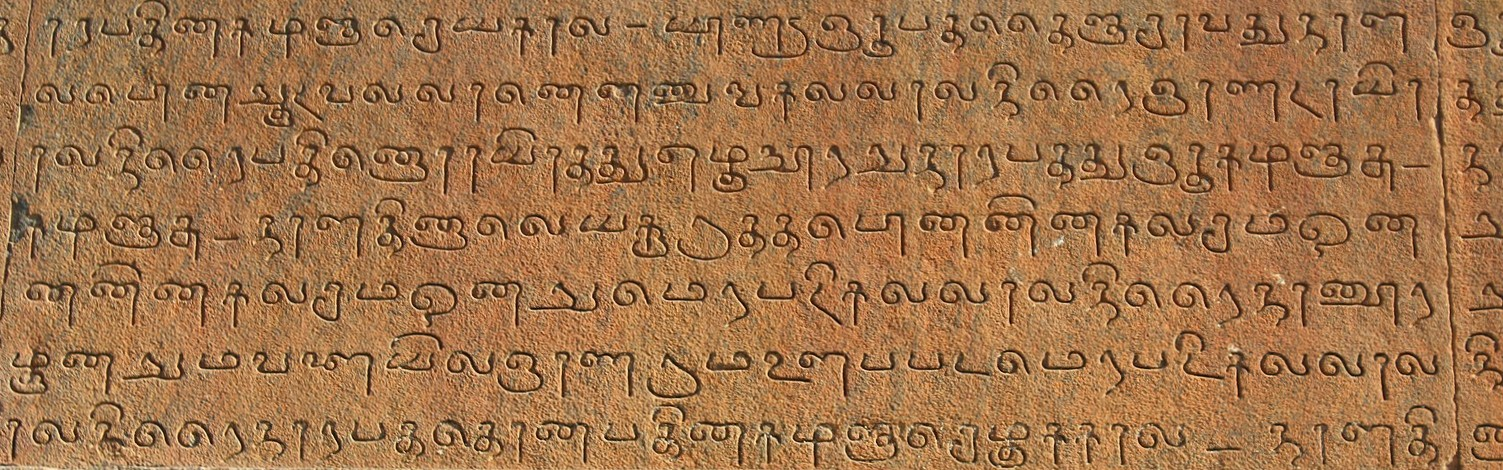
#> input picture test_images/11.jpg.jpeg, 1503 x 470 px; its folder holds only this picture in this run
$ python test_images.py
#> lines starting #> are read from the running program, lines starting #| are printed output that depends on the picture
import os
import glob
import numpy as np
import torch
import torch.nn as nn
import torch.nn.functional as F
from PIL import Image
import matplotlib.pyplot as plt

from skimage import filters, morphology, measure
from skimage.filters import threshold_sauvola
from scipy import ndimage


# ============================================================
# Neural Network
# ============================================================

class StoneEnhancer(nn.Module):

    def __init__(self):
        super(StoneEnhancer, self).__init__()

        self.conv1 = nn.Conv2d(1, 32, 3, padding=1)
        self.conv2 = nn.Conv2d(32, 32, 3, padding=1)
        self.conv3 = nn.Conv2d(32, 1, 3, padding=1)

    def forward(self, x):

        x1 = F.relu(self.conv1(x))
        x2 = F.relu(self.conv2(x1))
        noise = self.conv3(x2)

        return x - noise


def initialize_weights(model):

    for m in model.modules():

        if isinstance(m, nn.Conv2d):

            nn.init.xavier_uniform_(m.weight)

            if m.bias is not None:
                nn.init.zeros_(m.bias)


# ============================================================
# Character Normalization
# ============================================================

def normalize_character(char_img, size=64):

    h, w = char_img.shape
    max_dim = max(h, w)

    canvas = np.zeros((max_dim, max_dim), dtype=np.uint8)

    y_offset = (max_dim - h) // 2
    x_offset = (max_dim - w) // 2

    canvas[y_offset:y_offset+h, x_offset:x_offset+w] = char_img

    char_pil = Image.fromarray(canvas)
    char_pil = char_pil.resize((size, size), Image.BILINEAR)

    return np.array(char_pil)


# ============================================================
# Processing Pipeline
# ============================================================

def process_image(image_path,
                  output_dir,
                  cleaned_dataset_dir,
                  char_dataset_dir):

#> called with image_path = 'test_images/11.jpg.jpeg', output_dir = 'test_images_output/11.jpg', cleaned_dataset_dir = 'test_images_cleaned', char_dataset_dir = 'extracted_characters'
    os.makedirs(output_dir, exist_ok=True)
    os.makedirs(cleaned_dataset_dir, exist_ok=True)
    os.makedirs(char_dataset_dir, exist_ok=True)

    image_name = os.path.splitext(os.path.basename(image_path))[0]

    print("Processing:", image_name)

    image = Image.open(image_path).convert("L")
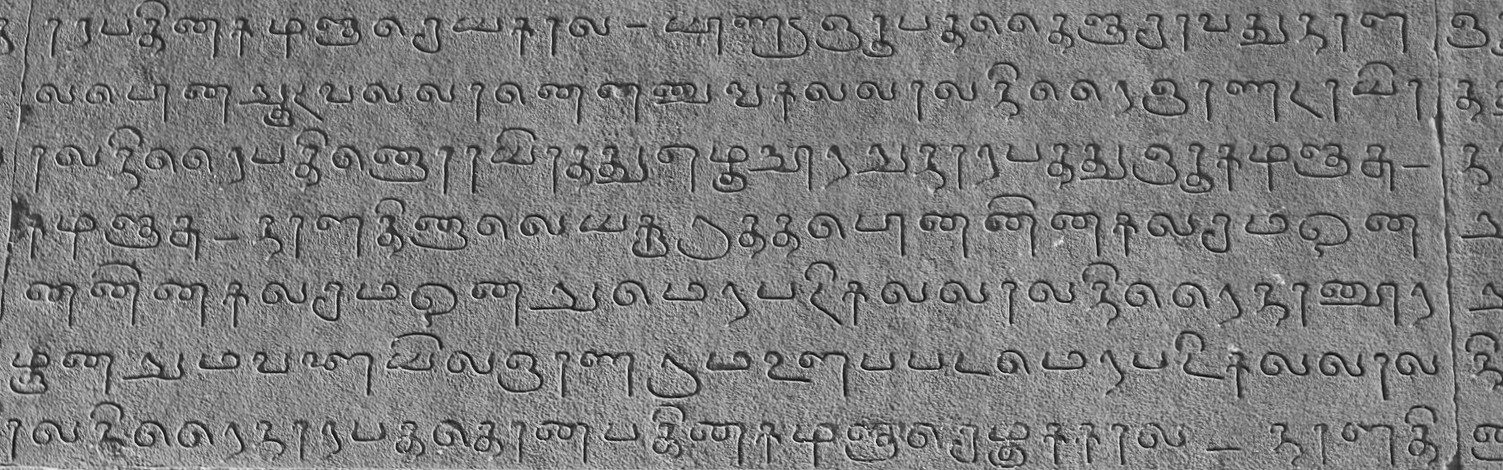
#> image: PIL image 1503x470 L; min 6, max 244, mean 124.4
    image_np = np.array(image) / 255.0

    Image.fromarray((image_np * 255).astype(np.uint8)).save(
        f"{output_dir}/step_01_original.jpg"
    )

    tensor_img = torch.tensor(image_np).unsqueeze(0).unsqueeze(0).float()

    model = StoneEnhancer()
    initialize_weights(model)
    model.eval()

    with torch.no_grad():
        enhanced = model(tensor_img)

    enhanced_np = enhanced.squeeze().numpy()
    enhanced_np = np.clip(enhanced_np, 0, 1)

    Image.fromarray((enhanced_np * 255).astype(np.uint8)).save(
        f"{output_dir}/step_03_nn_enhanced.jpg"
    )

    smoothed = filters.gaussian(enhanced_np, sigma=1.5)

    Image.fromarray((smoothed * 255).astype(np.uint8)).save(
        f"{output_dir}/step_04_smoothed.jpg"
    )

    thresh = threshold_sauvola(smoothed, window_size=75, k=0.15)

    binary = smoothed < thresh

    Image.fromarray((binary * 255).astype(np.uint8)).save(
        f"{output_dir}/step_05_binary.jpg"
    )

    cleaned = morphology.remove_small_objects(binary, min_size=60)
    cleaned = morphology.closing(cleaned, morphology.disk(1))

    cleaned_img = (cleaned * 255).astype(np.uint8)

    Image.fromarray(cleaned_img).save(
        f"{output_dir}/step_06_cleaned.jpg"
    )

    Image.fromarray(cleaned_img).save(
        f"{cleaned_dataset_dir}/{image_name}_cleaned.png"
    )

    # =====================================================
    # Bounding Boxes
    # =====================================================

    labeled, num_features = ndimage.label(cleaned)
    regions = measure.regionprops(labeled)

    fig, ax = plt.subplots(figsize=(10, 10))
    ax.imshow(cleaned, cmap="gray")

    char_count = 0

    areas = [r.area for r in regions]

    if areas:
        median_area = np.median(areas)
        min_area = max(80, median_area * 0.05)
        max_area = median_area * 20
    else:
        min_area, max_area = 80, 1e9

    for region in regions:

        if region.area < min_area or region.area > max_area:
            continue

        minr, minc, maxr, maxc = region.bbox

        # =================================================
        # Add margin padding
        # =================================================

        padding = 6

        minr = max(0, minr - padding)
        minc = max(0, minc - padding)
        maxr = min(cleaned.shape[0], maxr + padding)
        maxc = min(cleaned.shape[1], maxc + padding)

        h = maxr - minr
        w = maxc - minc

        if w > 200 or h > 150:
            continue

        aspect = w / (h + 1e-6)

        if aspect > 8 or aspect < 0.1:
            continue

        rect = plt.Rectangle(
            (minc, minr),
            w,
            h,
            fill=False,
            edgecolor="red",
            linewidth=1.5
        )

        ax.add_patch(rect)

        # =================================================
        # Character Extraction
        # =================================================

        char_crop = cleaned[minr:maxr, minc:maxc]
        char_img = (char_crop * 255).astype(np.uint8)

        char_img = normalize_character(char_img, 64)

        char_filename = f"{image_name}_char_{char_count:04d}.png"

        Image.fromarray(char_img).save(
            os.path.join(char_dataset_dir, char_filename)
        )

        char_count += 1

    plt.axis("off")

    plt.savefig(
        f"{output_dir}/step_07_bounding_boxes.jpg",
        bbox_inches="tight",
        dpi=150
    )

    plt.close()

    print("Characters detected:", char_count)


# ============================================================
# Batch Processing
# ============================================================

def run_pipeline(input_folder="test_images",
                 output_folder="test_images_output",
                 cleaned_dataset_dir="test_images_cleaned",
                 char_dataset_dir="extracted_characters"):

    os.makedirs(cleaned_dataset_dir, exist_ok=True)
    os.makedirs(char_dataset_dir, exist_ok=True)

    image_files = glob.glob(os.path.join(input_folder, "*.jpg")) + \
                  glob.glob(os.path.join(input_folder, "*.png")) + \
                  glob.glob(os.path.join(input_folder, "*.jpeg"))

    if not image_files:
        print("No images found")
        return

    for image_path in image_files:

        image_name = os.path.splitext(os.path.basename(image_path))[0]

        output_dir = os.path.join(output_folder, image_name)

        process_image(
            image_path,
            output_dir,
            cleaned_dataset_dir,
            char_dataset_dir
        )
#> (the call stopped at in process_image, `tensor_img = torch.tensor(image_np).unsqueeze(0).unsqueeze(0).float()`: torch is not available in this run)


# ============================================================
# Main
# ============================================================

if __name__ == "__main__":
    run_pipeline()

$ run again, on test_images/31.jpg.jpeg
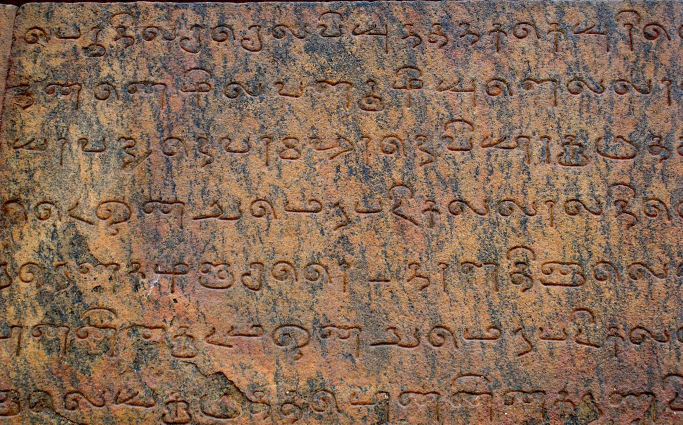
#> input picture test_images/31.jpg.jpeg, 1365 x 849 px (shown at 1/2 size)
#> in process_image, `image = Image.open(image_path).convert("L")`:
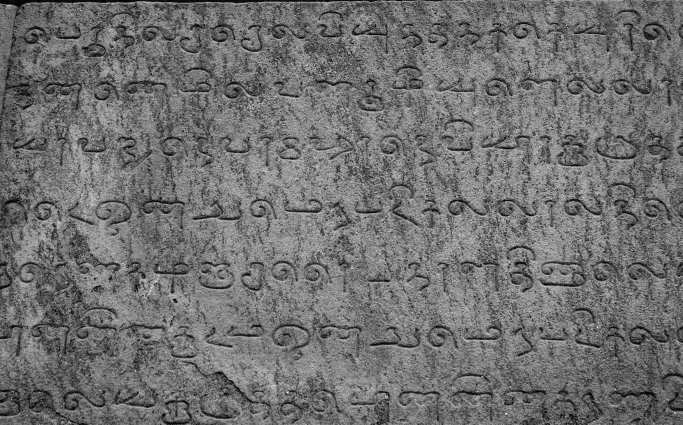
#> image: PIL image 1365x849 L (shown at 1/2 size); min 0, max 253, mean 112.5

$ run again, on test_images/44.jpg.jpeg
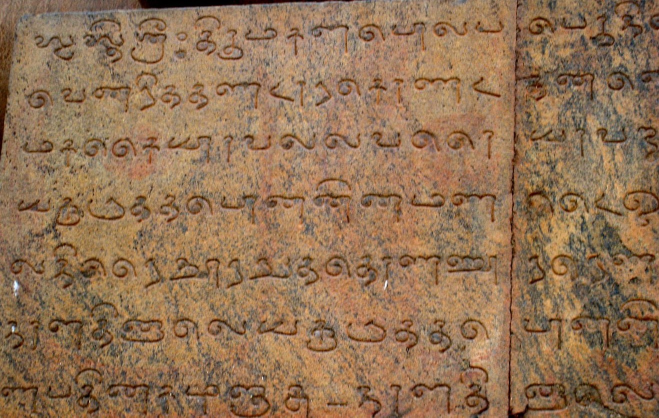
#> input picture test_images/44.jpg.jpeg, 1318 x 835 px (shown at 1/2 size)
#> in process_image, `image = Image.open(image_path).convert("L")`:
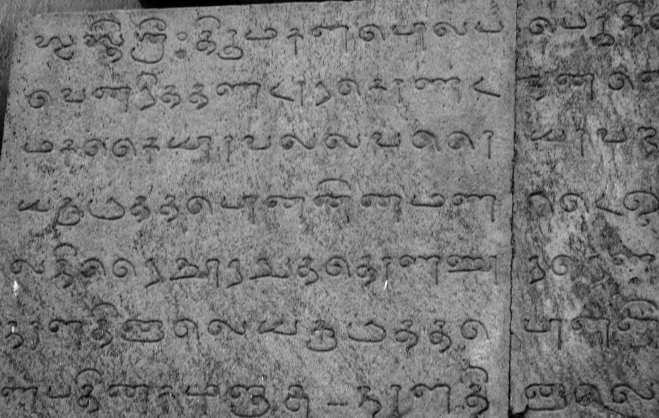
#> image: PIL image 1318x835 L (shown at 1/2 size); min 0, max 253, mean 120.8

$ run again, on test_images/45.jpg.jpeg
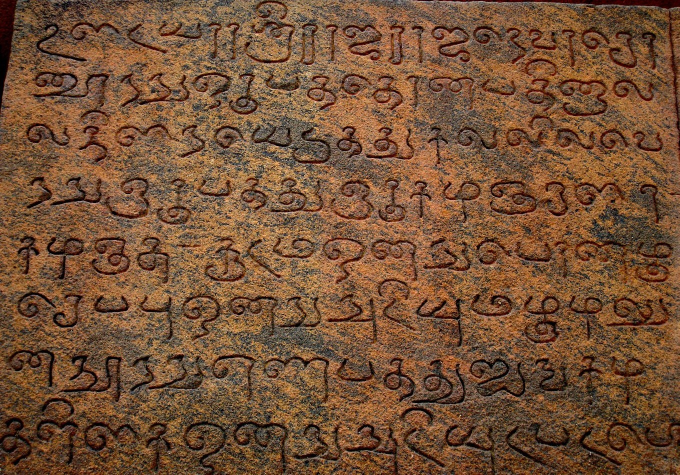
#> input picture test_images/45.jpg.jpeg, 1359 x 949 px (shown at 1/2 size)
#> in process_image, `image = Image.open(image_path).convert("L")`:
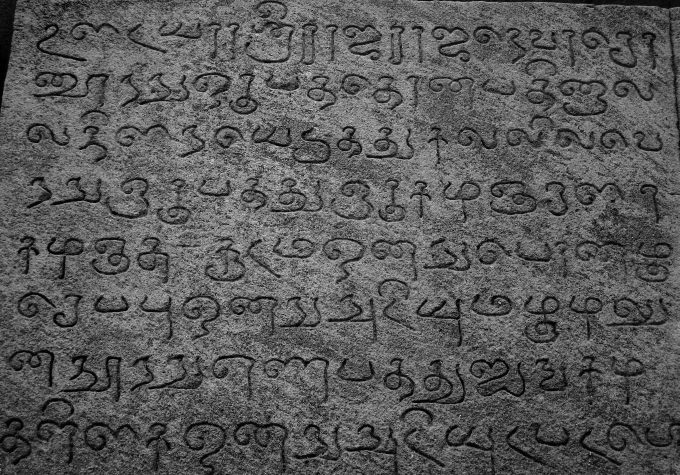
#> image: PIL image 1359x949 L (shown at 1/2 size); min 0, max 250, mean 89.7

$ run again, on test_images/20.jpg.jpeg
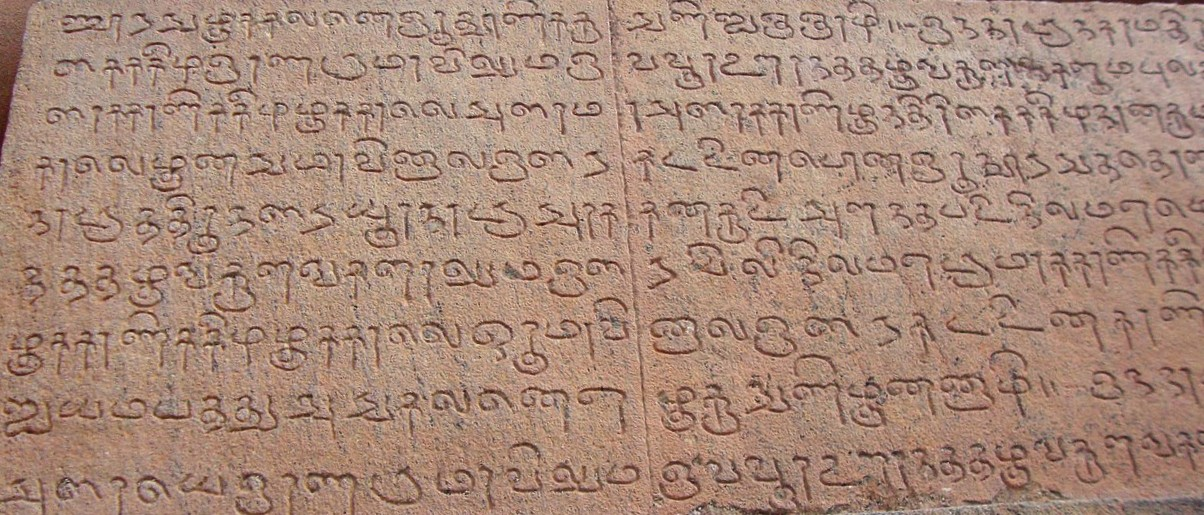
#> input picture test_images/20.jpg.jpeg, 1204 x 515 px
#> in process_image, `image = Image.open(image_path).convert("L")`:
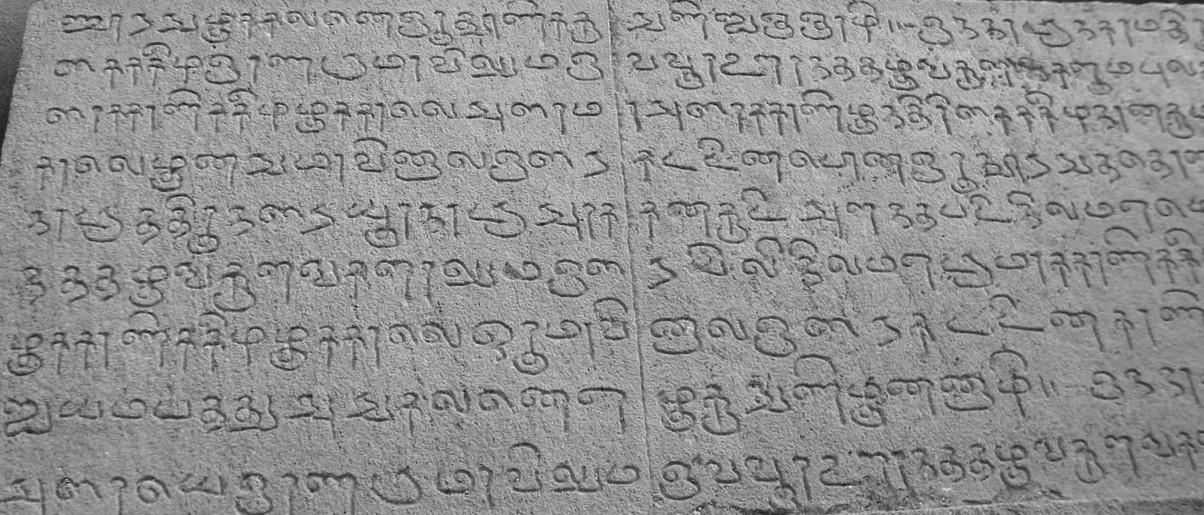
#> image: PIL image 1204x515 L; min 14, max 242, mean 144.9
